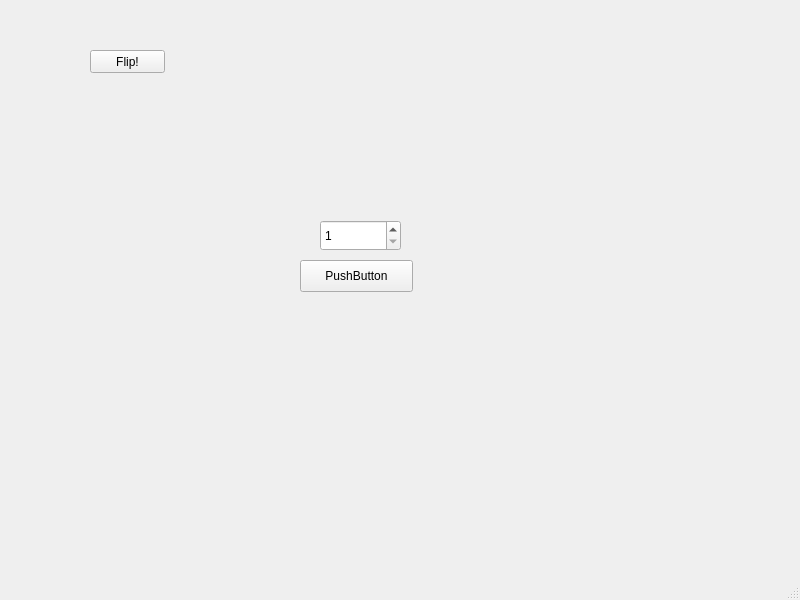
<?xml version="1.0" encoding="UTF-8"?>
<ui version="4.0">
 <class>MainWindow</class>
 <widget class="QMainWindow" name="MainWindow">
  <property name="geometry">
   <rect>
    <x>0</x>
    <y>0</y>
    <width>800</width>
    <height>600</height>
   </rect>
  </property>
  <property name="windowTitle">
   <string>MainWindow</string>
  </property>
  <widget class="QWidget" name="centralwidget">
   <widget class="QPushButton" name="pushButton">
    <property name="geometry">
     <rect>
      <x>300</x>
      <y>260</y>
      <width>113</width>
      <height>32</height>
     </rect>
    </property>
    <property name="text">
     <string>PushButton</string>
    </property>
   </widget>
   <widget class="QSpinBox" name="spinBox">
    <property name="geometry">
     <rect>
      <x>320</x>
      <y>220</y>
      <width>81</width>
      <height>31</height>
     </rect>
    </property>
    <property name="minimum">
     <number>1</number>
    </property>
    <property name="maximum">
     <number>12</number>
    </property>
   </widget>
   <widget class="QPushButton" name="btFlip">
    <property name="geometry">
     <rect>
      <x>90</x>
      <y>50</y>
      <width>75</width>
      <height>23</height>
     </rect>
    </property>
    <property name="text">
     <string>Flip!</string>
    </property>
   </widget>
  </widget>
  <widget class="QMenuBar" name="menubar">
   <property name="geometry">
    <rect>
     <x>0</x>
     <y>0</y>
     <width>800</width>
     <height>19</height>
    </rect>
   </property>
  </widget>
  <widget class="QStatusBar" name="statusbar"/>
 </widget>
 <resources/>
 <connections/>
</ui>
